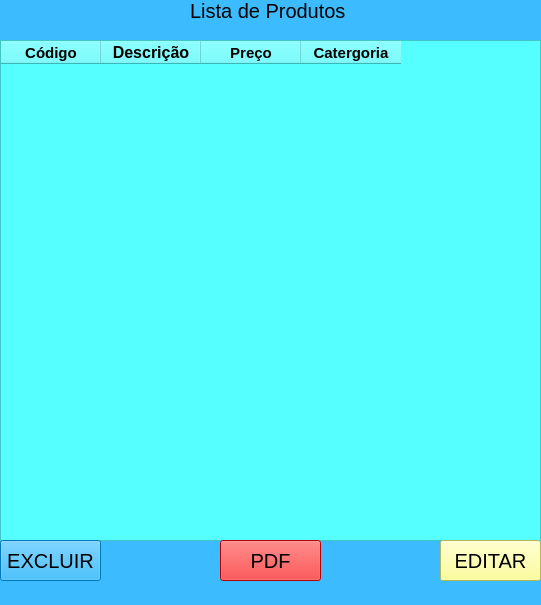
<?xml version="1.0" encoding="UTF-8"?>
<ui version="4.0">
 <class>MainWindow</class>
 <widget class="QMainWindow" name="MainWindow">
  <property name="geometry">
   <rect>
    <x>0</x>
    <y>0</y>
    <width>541</width>
    <height>605</height>
   </rect>
  </property>
  <property name="windowTitle">
   <string>MainWindow</string>
  </property>
  <property name="styleSheet">
   <string notr="true">background-color: rgb(60, 187, 255);</string>
  </property>
  <widget class="QWidget" name="centralwidget">
   <widget class="QLabel" name="label">
    <property name="geometry">
     <rect>
      <x>190</x>
      <y>-20</y>
      <width>171</width>
      <height>61</height>
     </rect>
    </property>
    <property name="font">
     <font>
      <pointsize>15</pointsize>
     </font>
    </property>
    <property name="text">
     <string>Lista de Produtos</string>
    </property>
   </widget>
   <widget class="QTableWidget" name="tableWidget">
    <property name="geometry">
     <rect>
      <x>0</x>
      <y>40</y>
      <width>541</width>
      <height>501</height>
     </rect>
    </property>
    <property name="font">
     <font>
      <pointsize>13</pointsize>
      <weight>75</weight>
      <bold>true</bold>
     </font>
    </property>
    <property name="styleSheet">
     <string notr="true">
background-color: rgb(85, 255, 255);</string>
    </property>
    <property name="showGrid">
     <bool>true</bool>
    </property>
    <property name="gridStyle">
     <enum>Qt::NoPen</enum>
    </property>
    <property name="rowCount">
     <number>0</number>
    </property>
    <property name="columnCount">
     <number>4</number>
    </property>
    <attribute name="horizontalHeaderDefaultSectionSize">
     <number>100</number>
    </attribute>
    <column>
     <property name="text">
      <string>Código</string>
     </property>
     <property name="font">
      <font>
       <pointsize>11</pointsize>
       <weight>75</weight>
       <bold>true</bold>
      </font>
     </property>
    </column>
    <column>
     <property name="text">
      <string>Descrição</string>
     </property>
     <property name="font">
      <font>
       <pointsize>12</pointsize>
       <weight>75</weight>
       <bold>true</bold>
      </font>
     </property>
    </column>
    <column>
     <property name="text">
      <string>Preço</string>
     </property>
     <property name="font">
      <font>
       <pointsize>11</pointsize>
       <weight>75</weight>
       <bold>true</bold>
      </font>
     </property>
    </column>
    <column>
     <property name="text">
      <string>Catergoria</string>
     </property>
     <property name="font">
      <font>
       <pointsize>11</pointsize>
       <weight>75</weight>
       <bold>true</bold>
      </font>
     </property>
    </column>
   </widget>
   <widget class="QPushButton" name="pushButton">
    <property name="geometry">
     <rect>
      <x>220</x>
      <y>540</y>
      <width>101</width>
      <height>41</height>
     </rect>
    </property>
    <property name="font">
     <font>
      <pointsize>15</pointsize>
     </font>
    </property>
    <property name="styleSheet">
     <string notr="true">background-color: rgb(255, 0, 0);</string>
    </property>
    <property name="text">
     <string>PDF</string>
    </property>
   </widget>
   <widget class="QPushButton" name="pushButton_2">
    <property name="geometry">
     <rect>
      <x>0</x>
      <y>540</y>
      <width>101</width>
      <height>41</height>
     </rect>
    </property>
    <property name="font">
     <font>
      <pointsize>15</pointsize>
     </font>
    </property>
    <property name="styleSheet">
     <string notr="true">background-color: rgb(255, 0, 0);
background-color: rgb(0, 170, 255);</string>
    </property>
    <property name="text">
     <string>EXCLUIR</string>
    </property>
   </widget>
   <widget class="QPushButton" name="pushButton_3">
    <property name="geometry">
     <rect>
      <x>440</x>
      <y>540</y>
      <width>101</width>
      <height>41</height>
     </rect>
    </property>
    <property name="font">
     <font>
      <pointsize>15</pointsize>
     </font>
    </property>
    <property name="styleSheet">
     <string notr="true">background-color: rgb(255, 255, 127);</string>
    </property>
    <property name="text">
     <string>EDITAR</string>
    </property>
   </widget>
  </widget>
  <widget class="QMenuBar" name="menubar">
   <property name="geometry">
    <rect>
     <x>0</x>
     <y>0</y>
     <width>541</width>
     <height>22</height>
    </rect>
   </property>
  </widget>
 </widget>
 <resources/>
 <connections/>
</ui>
